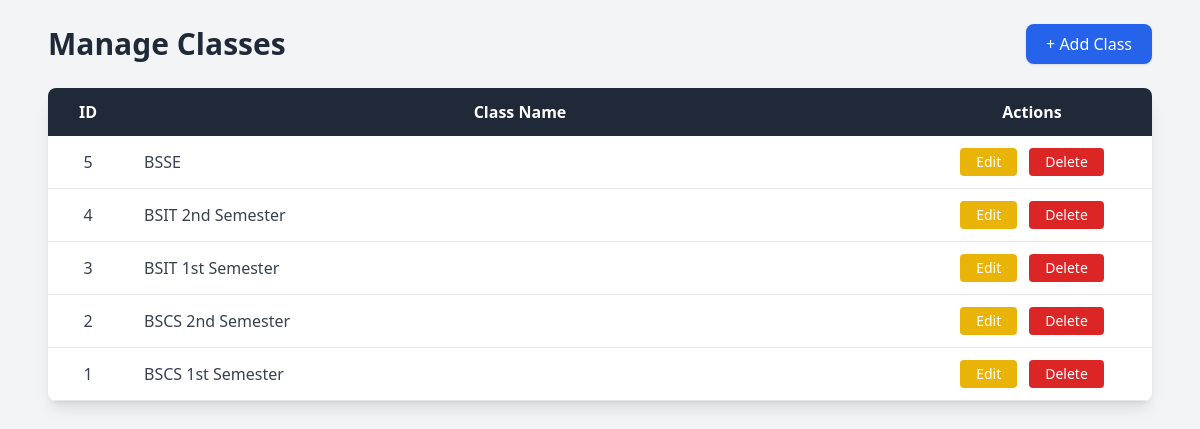
The page /attendance_system/Admin/classes.php on the database its author committed.
### tables this page shows
CREATE TABLE `classes` (
  `id` int(11) NOT NULL,
  `class_name` varchar(50) DEFAULT NULL
);

### attendance_system/Admin/classes.php (the view, shortened to what this page needs)
<?php
include "../db.php";
$classes = mysqli_query($conn, "SELECT * FROM classes ORDER BY id DESC");
?>
<!DOCTYPE html>
<html lang="en">
<head>
<script src="https://cdn.tailwindcss.com"></script>
</head>
<body class="bg-gray-100 min-h-screen">
<div class="max-w-6xl mx-auto p-6">
    <div class="flex justify-between items-center mb-6">
        <h1 class="text-3xl font-bold text-gray-800">Manage Classes</h1>
        <a href="add_class.php"
           class="bg-blue-600 hover:bg-blue-700 text-white px-5 py-2 rounded-lg shadow">
           + Add Class
        </a>
    </div>
    <div class="bg-white shadow-lg rounded-lg overflow-x-auto">
        <table class="min-w-full border-collapse">
            <thead>
                <tr class="bg-gray-800 text-white">
                    <th class="px-4 py-3 w-20 text-center">ID</th>
                    <th class="px-4 py-3">Class Name</th>
                    <th class="px-4 py-3 w-60 text-center">Actions</th>
                </tr>
            </thead>
            <tbody class="text-gray-700">
            <?php if(mysqli_num_rows($classes) > 0){ ?>
                <?php while($c = mysqli_fetch_assoc($classes)){ ?>
                <tr class="border-b hover:bg-gray-50">
                    <td class="px-4 py-3 text-center font-medium">
                        <?= $c['id'] ?>
                    </td>
                    <td class="px-4 py-3 break-words">
                        <?= htmlspecialchars($c['class_name']) ?>
                    </td>
                    <td class="px-4 py-3">
                        <div class="flex justify-center gap-3">
                            <a href="edit_class.php?id=<?= $c['id'] ?>"
                               class="bg-yellow-500 hover:bg-yellow-600 text-white px-4 py-1 rounded text-sm">
                               Edit
                            </a>
                            <a href="delete_class.php?id=<?= $c['id'] ?>"
                               onclick="return confirm('Are you sure you want to delete this class?')"
                               class="bg-red-600 hover:bg-red-700 text-white px-4 py-1 rounded text-sm">
                               Delete
                            </a>
                        </div>
                    </td>
                </tr>
                <?php } ?>
            <?php } ?>
            </tbody>
        </table>
    </div>
</div>
</body>
</html>

### rows shown on the page
classes: id "5", class_name "BSSE"
classes: id "4", class_name "BSIT 2nd Semester"
classes: id "3", class_name "BSIT 1st Semester"
classes: id "2", class_name "BSCS 2nd Semester"
classes: id "1", class_name "BSCS 1st Semester"
